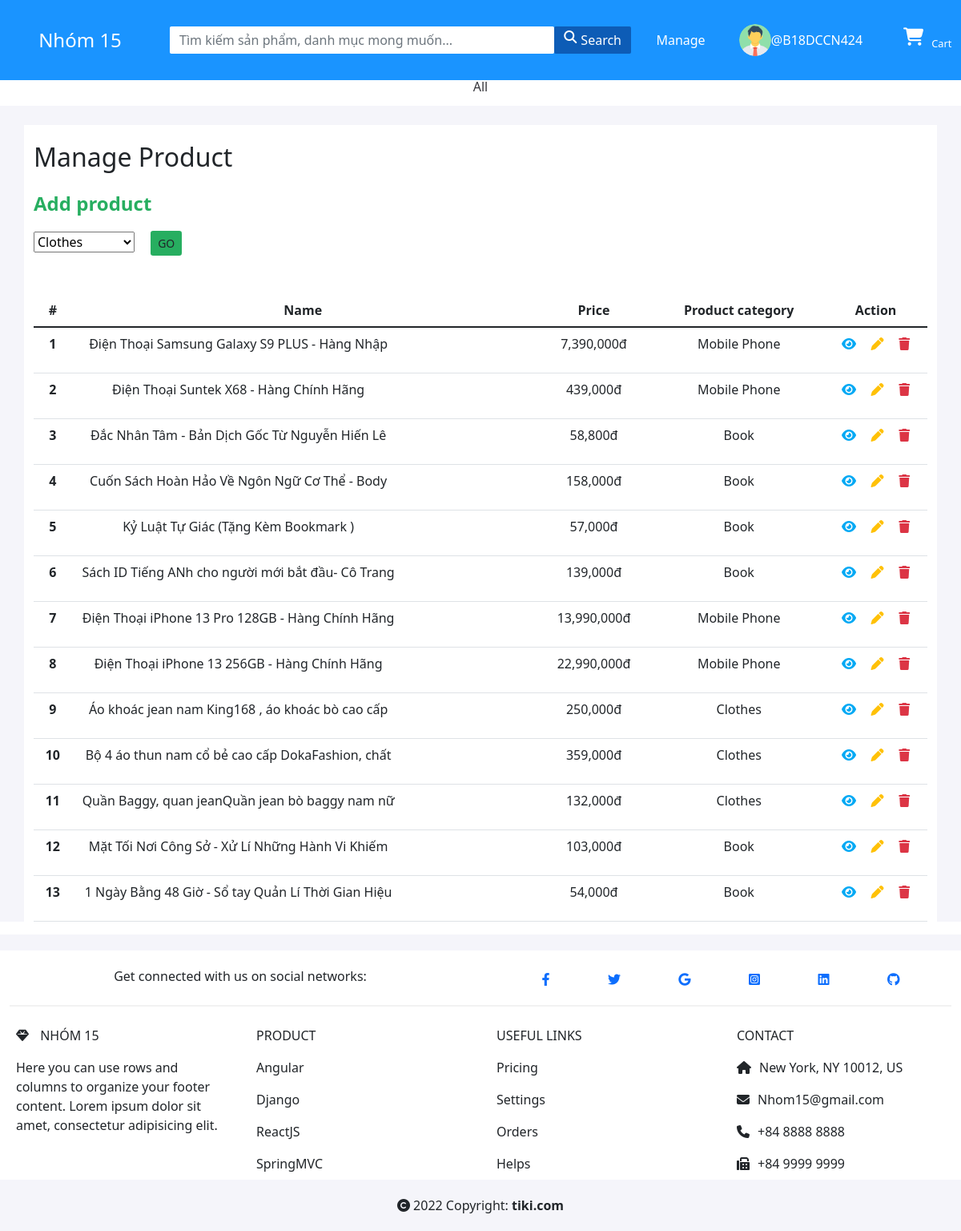
Page /manage-product/ (signed in) on the committed database.
### base/models.py (models this page shows, shortened)
class User(AbstractUser):
    functionality_of_user = models.ForeignKey(Function, on_delete=models.CASCADE, null=True, blank=True)
    name = models.CharField(max_length=200, null=True, blank=True)
    email = models.EmailField(unique=True, null=True)
    bio = models.TextField(null=True, blank=True)
    avatar = models.ImageField(null=True, default="avatar.png")
    full_name = models.TextField(max_length=100, null=True, blank=True)
    phone_number = models.CharField(max_length=20, null=True, blank=True)
    USERNAME_FIELD = 'email'
    REQUIRED_FIELDS = []

class Product(models.Model):
    category = models.ForeignKey(Category, on_delete=models.SET_NULL, null=True, blank=True)
    name = models.CharField(max_length=200)
    image = models.ImageField(null=True, default = "default.png")
    description = models.TextField(null=True, blank= True)
    price = models.IntegerField()
    updated = models.DateTimeField(auto_now= True)
    created = models.DateTimeField(auto_now_add=True)
    class Meta:
        ordering  = ['-updated', '-created']

class Category(models.Model):
    name = models.TextField(max_length=200)
    def __str__(self):
        return self.name

### base/views.py (the view)
# urls.py: path('manage-product/', views.Manager, name='manage-product'),
@login_required(login_url='login')
def Manager(request):
    page = ''
    try:
        user = Employee.objects.get(id = request.user.id)
        if user.position == 'Product manager':
            page = 'manage-product'
        elif user.position == 'Order manager':
            page = 'manage-order'
    except:
        page = 'not permission'
    checkouts = CheckOut.objects.all()
    q = request.GET.get('q') if request.GET.get('q') != None else ''
    category = Category.objects.all()
    products = Product.objects.filter(Q(name__icontains = q) | Q(category__name__icontains = q))
    if request.method == 'POST' and 'submit_category' in request.POST:
        selected = request.POST.get('category', None)
        return redirect('create-product', selected)
    if request.method =='POST' and 'update_checkout' in request.POST:
        for checkout in checkouts:
            checkout.status_order = request.POST.get(f"status_order_{checkout.id}")
            checkout.save()
        messages.error(request,'Udpate status orders successful')
    context = {'category' : category, 'products': products, 'cart': {}, 'checkouts':checkouts, 'page': page}
    return render(request, 'base/manage.html', context)

### base/templates/base/manage.html (shortened to what this page needs)
{% extends 'index.html' %}
{% block content %}
{%  if page == 'manage-product' %}
<div class="d-flex justify-content-evenly topic-item">
    <a class="nav-link" href="{% url 'manage-product' %}"><div class="p-1 font-color2">All</div></a>
</div>
<div class="container-fluid pt-4" style="background-color: #f5f5fa;">
    <div class="container" style="background-color: #ffffff;">
        <p class="pt-3" style="font-size: 2rem;">Manage Product</p>
        <div>
            <strong class="choose_category">Add product</strong>
        </div>
        <div class="row pt-3 mb-5">
            <div class="col-3 d-flex justify-content-start">
                <form action=" " method="POST">
                    <select name="category" required id="id_category">
                        {% for category in category %}
                        <option value="{{category.id}}">{{category}}</option>
                        {% endfor %}
                    </select>
                    <input type="submit" name="submit_category" id="submit_category" value="GO" class="btn-addproduct btn btn-sm">
                </form>
            </div>
        </div>
        <table class="table text-center">
            <thead>
                <tr>
                <th scope="col">#</th>
                <th scope="col">Name</th>
                <th scope="col">Price</th>
                <th scope="col">Product category</th>
                <th scope="col">Action</th>
                </tr>
            </thead>
            <tbody>
                {% for product in products %}
                <tr>
                <th scope="row" class="sn">1</th>
                <td><p class="book-name-dot book-name-dot-50">{{product.name}}</p></td>
                <td>{{product.price}}đ</td>
                <td>{{product.category.name}}</td>
                <td>
                    <div class="col d-flex justify-content-evenly">
                        <a href="{% url 'order-product'  product.category.id product.id %}" style="color: #03a9f4; padding: 0 0.3rem;"><i class="fa-solid fa-eye"></i></a>
                        <a href="{% url 'update-product' product.category.id product.id %}" style="color: #FFC107; padding: 0 0.3rem"><i class="fa-solid fa-pen"></i></a>
                        <a href="{% url 'delete-product' product.id %}"onclick="if (confirm('Are you want to delete this product?')){return true;}else{event.stopPropagation(); event.preventDefault();};" style="color: #dc3545; padding: 0 0.3rem" ><i class="fa-solid fa-trash"></i></a>
                    </div>
                </td>
                </tr>
                {% endfor %}
            </tbody>
        </table>
    </div>
</div>
{% else %}
<div class="col-12 d-flex justify-content-center text-danger" style="margin-top: 8rem;">
    <h3>You not have permission</h3>
</div>
{% endif %}
{% endblock %}

### templates/navbar.html (shortened to what this page needs)
{% load static %}
<div class="navbar-position">
    <div class="container-fluid navbar-fixed fixed-top">
        <div class="row d-flex align-items-center justify-content-center h-100">
            <div class="col-2 text-center">
                <a href="{% url 'home' %}" class="nav-link text-white"><span style="font-size: 1.5rem;">Nhóm 15</span></a>
            </div>
            <div class="form-outline form-white col-6 text-center">
                <form class="d-flex search" action="" method="GET">
                    <input class="form-control " style="color: #78788e; border-radius: 2px; border: none;padding: 5px 12px; max-height: 40px;" type="text" placeholder="Tìm kiếm sản phẩm, danh mục mong muốn..." aria-label="Search" name="q" >
                    <button class="" style=" background-color: rgb(13 92 182); color: #ffffff; max-height: 40px; border: none; border-radius: 2px; padding: 5px 12px; display: inline-flex;" type="submit"><i class="fa-solid fa-magnifying-glass" style="margin-right: 5px;"></i> Search</button>
                </form>
            </div>
            {%  if request.user.functionality_of_user.name == 'Employee' or request.user.is_staff  %}
            <div class="col-1 text-center">
                <a href="{% url 'manage-product' %}" style="text-decoration: none;" class="text-white">
                   Manage
                </a>
            </div>
            {% endif %}
            <div class="col-2 text-white d-flex justify-content-center align-items-center">
                {% if request.user.is_authenticated %}
                <div class="">
                    <img src="{{request.user.avatar.url}}" alt="" srcset="" class="rounded-circle" style="width: 5vh; margin-right: 3%;">
                </div>
                <div class="d-flex flex-column align-items-center">
                    <div>
                        <a data-bs-toggle="collapse" data-bs-target="#demo" class="text-white">@{{request.user.username}}</a>
                    </div>
                </div>
                {% else %}
                <a href="{% url 'login' %}" style="text-decoration: none;" class="text-white"><i class="fa-solid fa-user-large" style="margin-right: 1rem;"></i>Login</a>
                {% endif %}
            </div>
            <div class="col-1">
                <a href="{% url 'cart' %}" class="nav-link text-white d-flex">
                    <div>
                        <div class="Cart-icon"><i class="fa-solid fa-cart-shopping cart-navbar-icon"></i>
                        </div>
                    </div>
                    <span class="cart-navbar">Cart</span>
                </a>
            </div>
        </div>
    </div>
</div>

### static/style/style.css (style rules this page uses)
* { margin: 0; padding: 0; box-sizing: border-box; font-size: 1rem; }
a { text-decoration: none !important; cursor: pointer; }
html { background-color: #f5f5fa; }
.navbar-position { margin-bottom: 5.24rem; }
.navbar-fixed { background-color: #1a94ff; height: 100px; }
.font-color2 { color: rgb(56, 56, 61); z-index: 1000; }
.topic-item { min-height: 2rem; background-color: #ffffff; }
input { padding-left: 0.5rem; }
.choose_category { color: #27ae60; font-size: 1.5rem; }
.btn-addproduct { background-color: #27ae60 !important; margin-left: 1rem; }
.book-name-dot { text-overflow: ellipsis; overflow: hidden; white-space: normal; }
.book-name-dot-50 { width: 25em; height: 1.5rem; }
.Cart-icon { position: relative; }
.cart-navbar-icon { font-size: 1.4em; }
.cart-navbar { font-size: 0.8em; margin-top: 10px; margin-left: 10px; }

### rows in the picture
User: user.avatar (placeholder picture), user.username "B18DCCN424"
Product: name "Điện Thoại Samsung Galaxy S9 PLUS - Hàng Nhập…", price "7,390,000", category.name "Mobile Phone"
Product: name "Điện Thoại Suntek X68 - Hàng Chính Hãng", price "439,000", category.name "Mobile Phone"
Product: name "Đắc Nhân Tâm - Bản Dịch Gốc Từ Nguyễn Hiến Lê…", price "58,800", category.name "Book"
Product: name "Cuốn Sách Hoàn Hảo Về Ngôn Ngữ Cơ Thể - Body…", price "158,000", category.name "Book"
Product: name "Kỷ Luật Tự Giác (Tặng Kèm Bookmark )", price "57,000", category.name "Book"
Product: name "Sách ID Tiếng ANh cho người mới bắt đầu- Cô Trang…", price "139,000", category.name "Book"
Product: name "Điện Thoại iPhone 13 Pro 128GB - Hàng Chính Hãng", price "13,990,000", category.name "Mobile Phone"
Product: name "Điện Thoại iPhone 13 256GB - Hàng Chính Hãng", price "22,990,000", category.name "Mobile Phone"
Product: name "Áo khoác jean nam King168 , áo khoác bò cao cấp…", price "250,000", category.name "Clothes"
Product: name "Bộ 4 áo thun nam cổ bẻ cao cấp DokaFashion, chất…", price "359,000", category.name "Clothes"
Product: name "Quần Baggy, quan jeanQuần jean bò baggy nam nữ…", price "132,000", category.name "Clothes"
Product: name "Mặt Tối Nơi Công Sở - Xử Lí Những Hành Vi Khiếm…", price "103,000", category.name "Book"
Product: name "1 Ngày Bằng 48 Giờ - Sổ tay Quản Lí Thời Gian Hiệu…", price "54,000", category.name "Book"

### other values in the picture
form field category "Clothes"
